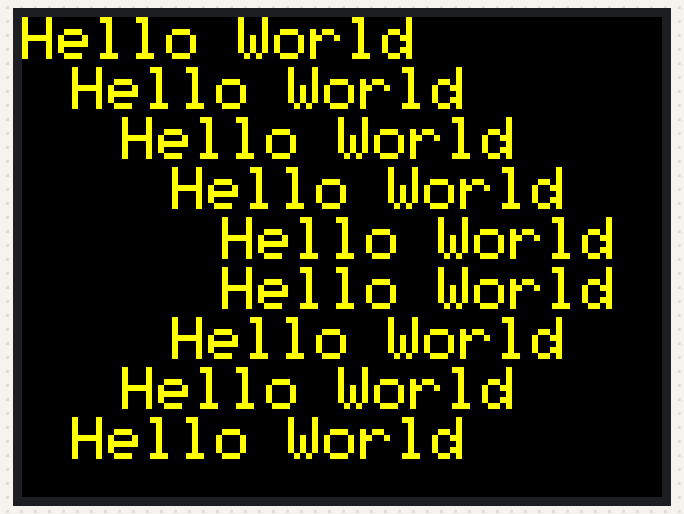
Recording of a sketch running on a simulated STM32 Blue Pill. Shown: 320×240 colour display.

Above: at 0.3 s.

The sketch:

TestDisplay.ino
```cpp
/**************************************************************************
      Author:   Bruce E. Hall, w8bh.net
        Date:   02 Sep 2019
    Hardware:   STM32F103C "Blue Pill", 2.2" ILI9341 LCD
    Software:   Arduino IDE 1.8.9; stm32duino package @ dan.drown.org

 Description:   Very Simple code to test the display

  LCD DISPLAY CONNECTIONS:
  pin1 "VCC" to 3.3V    pin6 "MOSI" to PA7
  pin2 "GND" to gnd     pin7 "SCK " to PA5
  pin3 "CS " to PA1     pin8 "LED " to 3.3V
  pin4 "RST" to 3.3V    pin9  n/c
  pin5 "DC"  to PA0


 **************************************************************************/

#include "Adafruit_GFX.h"
#include "Adafruit_ILI9341.h"

#define TFT_DC         PA0
#define TFT_CS         PA1


//===================================  Color Constants ==================================
#define BLACK          0x0000
#define MAGENTA        0xF81F
#define YELLOW         0xFFE0
#define WHITE          0xFFFF

Adafruit_ILI9341 tft = Adafruit_ILI9341(TFT_CS, TFT_DC);

void setup() {
  tft.begin();                                    // initialize screen object
  tft.setRotation(3);                             // landscape mode: use '1' or '3'
  tft.fillScreen(BLACK);                          // start with blank screen
  tft.setTextSize(3);                             // medium size font
  tft.setTextColor(YELLOW,BLACK);

  for (int i=0; i<5; i++) {
    tft.setCursor(i*25,i*25);
    tft.print("Hello World");                     // write to the display
  }
  for (int i=5; i<9; i++) {
    tft.setCursor((9-i)*25,i*25);
    tft.print("Hello World");                     // and write some more.
  }
}

void loop() {
}
```
